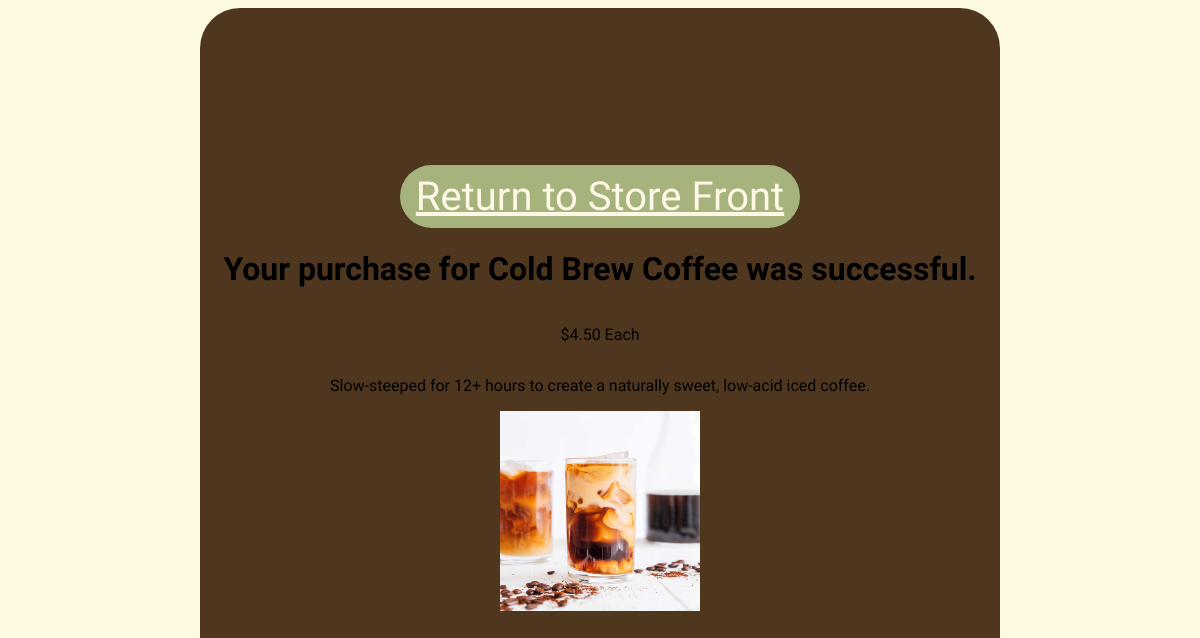
Page /payment-success/10/ on the committed database.
### app/models.py (models this page shows)
class Items(models.Model):
    name = models.CharField(max_length=25)
    price = models.DecimalField(max_digits=10, decimal_places=2)
    description = models.CharField(max_length=100)
    image = models.ImageField(upload_to='my_images/', blank=True, null=True)
    category = models.CharField(max_length=25)
    class Meta:
        verbose_name_plural = 'Items'

### app/views.py (the view)
# urls.py: path('payment-success/<int:product_id>/', payment_succesful, name='payment-success'),
def payment_succesful(request, product_id):
    product = Items.objects.get(id=product_id)
    return render(request, 'payment-success.html', {'item': product})

### app/templates/payment-success.html (shortened to what this page needs)
{% extends 'success_fail_base.html' %}
{% load static %}
{% block content %}
        <div class="success-body2">
                    <a class="back-button" href="{% url 'storefront' %}">Return to Store Front</a>
                    <h1>Your purchase for {{ item.name }} was successful.</h1>
                    <p>${{ item.price }} Each</p>
                    <p>{{ item.description }}</p>
                    <img src="{{ item.image.url }}" alt="{{ item.name }}" style="width: 200px; height: 200px;">
        </div>
{% endblock content %}

### app/static/css/style.css (style rules this page uses)
body { background-color: hsl(52, 94%, 94%); font-family: "Chewy", system-ui; font-weight: 400; font-style: normal; }
.navbar li, a { display: block; color: #fff8e7; padding: 8px 16px; text-decoration: none; text-align: center; font-family: "Chewy", system-ui; font-weight: 400; font-style: normal; font-size: 22px; }
.back-button { color:#fff8e7; font-size: 40px; background-color: #a6b37d; border-radius: 40px; text-decoration: underline; }
.success-fail-body { display: flex; align-items: center; justify-content: center; }
.success-body2 { background-color: #4f371f; display: flex; flex-direction: column; border-radius: 40px; justify-content: center; align-items: center; width: 100vh; height: 95vh; }

### rows in the picture
Items: name "Cold Brew Coffee", price "4.50", description "Slow-steeped for 12+ hours to create a naturally sweet, low-acid iced coffee.", image (picture)
